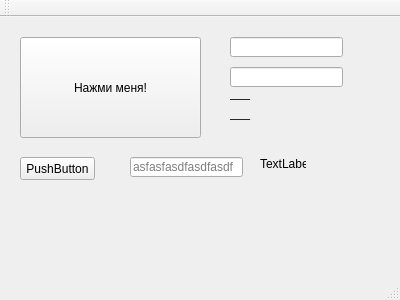
<?xml version="1.0" encoding="UTF-8"?>
<ui version="4.0">
 <class>MainWindow</class>
 <widget class="QMainWindow" name="MainWindow">
  <property name="geometry">
   <rect>
    <x>0</x>
    <y>0</y>
    <width>400</width>
    <height>300</height>
   </rect>
  </property>
  <property name="windowTitle">
   <string>MainWindow</string>
  </property>
  <widget class="QWidget" name="centralWidget">
   <widget class="QPushButton" name="pushButton">
    <property name="geometry">
     <rect>
      <x>20</x>
      <y>20</y>
      <width>181</width>
      <height>101</height>
     </rect>
    </property>
    <property name="text">
     <string>Нажми меня!</string>
    </property>
   </widget>
   <widget class="QLabel" name="label">
    <property name="geometry">
     <rect>
      <x>230</x>
      <y>60</y>
      <width>121</width>
      <height>31</height>
     </rect>
    </property>
    <property name="text">
     <string>___</string>
    </property>
   </widget>
   <widget class="QLineEdit" name="lineEdit">
    <property name="geometry">
     <rect>
      <x>230</x>
      <y>20</y>
      <width>113</width>
      <height>20</height>
     </rect>
    </property>
   </widget>
   <widget class="QLabel" name="label_2">
    <property name="geometry">
     <rect>
      <x>230</x>
      <y>80</y>
      <width>121</width>
      <height>31</height>
     </rect>
    </property>
    <property name="text">
     <string>___</string>
    </property>
   </widget>
   <widget class="QLineEdit" name="lineEdit_2">
    <property name="geometry">
     <rect>
      <x>230</x>
      <y>50</y>
      <width>113</width>
      <height>20</height>
     </rect>
    </property>
   </widget>
   <widget class="QPushButton" name="pushButton_2">
    <property name="geometry">
     <rect>
      <x>20</x>
      <y>140</y>
      <width>75</width>
      <height>23</height>
     </rect>
    </property>
    <property name="text">
     <string>PushButton</string>
    </property>
   </widget>
   <widget class="QLineEdit" name="lineEdit_3">
    <property name="geometry">
     <rect>
      <x>130</x>
      <y>140</y>
      <width>113</width>
      <height>20</height>
     </rect>
    </property>
    <property name="placeholderText">
     <string>asfasfasdfasdfasdf</string>
    </property>
   </widget>
   <widget class="QLabel" name="label_3">
    <property name="geometry">
     <rect>
      <x>260</x>
      <y>140</y>
      <width>46</width>
      <height>13</height>
     </rect>
    </property>
    <property name="text">
     <string>TextLabel</string>
    </property>
   </widget>
  </widget>
  <widget class="QMenuBar" name="menuBar">
   <property name="geometry">
    <rect>
     <x>0</x>
     <y>0</y>
     <width>400</width>
     <height>21</height>
    </rect>
   </property>
  </widget>
  <widget class="QToolBar" name="mainToolBar">
   <attribute name="toolBarArea">
    <enum>TopToolBarArea</enum>
   </attribute>
   <attribute name="toolBarBreak">
    <bool>false</bool>
   </attribute>
  </widget>
  <widget class="QStatusBar" name="statusBar"/>
 </widget>
 <layoutdefault spacing="6" margin="11"/>
 <resources/>
 <connections/>
</ui>
